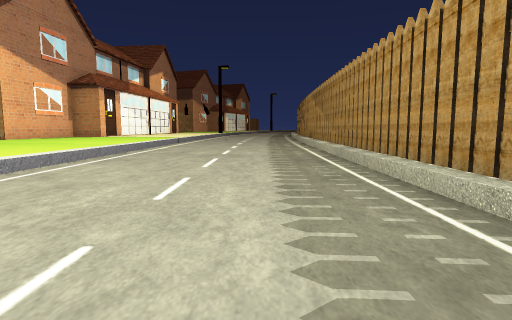
View 1 (above)

17 first-person views from a walk through a 3-D level made in the Unity game engine. The camera is 1.4 m above the floor, tilts 6° down and sees 80° across. Doors are open. The floor is counted in squares, 2 m on a side. Each view is taken from the middle of a square. On the plan, view 1 faces up. The plan holds only what a view shows up to about 10 squares ahead; the rest is blank. The place goes on beyond the plan. The player character is not drawn. Some animated figures are left out. Some surface patterns are stand-ins.

View 2
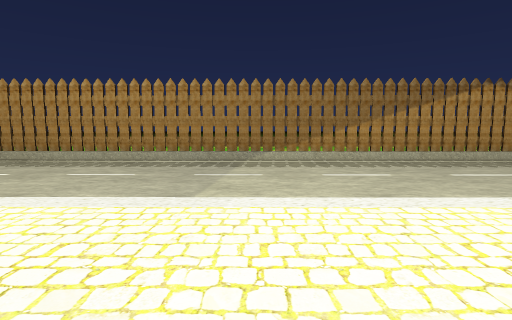

View 3
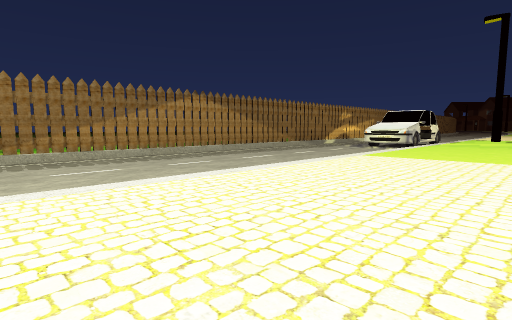

View 4
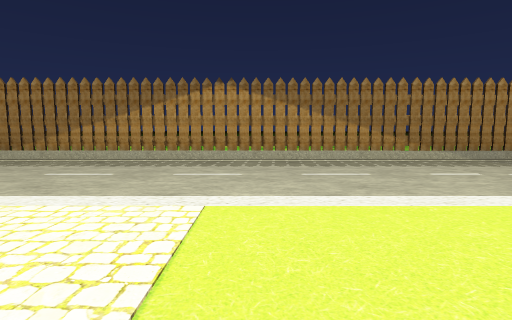

View 5
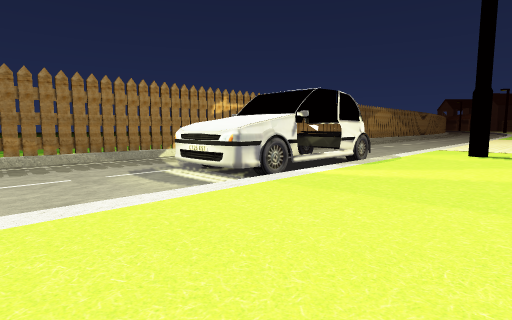

View 6
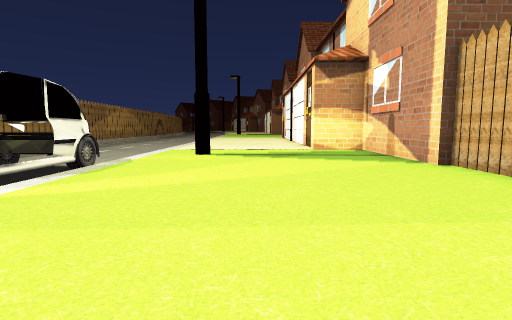

View 7
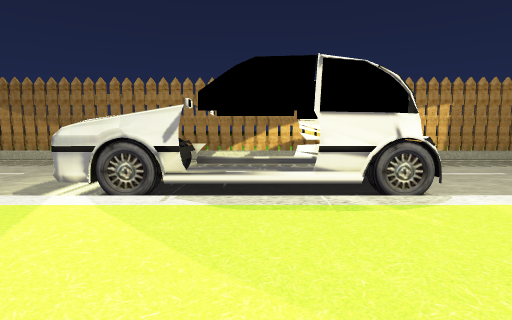

View 8
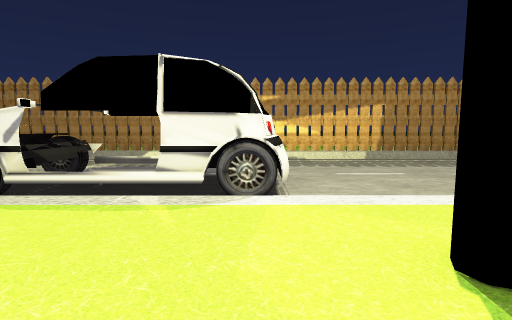

View 9
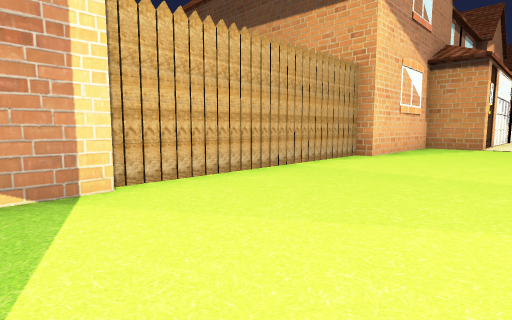

View 10
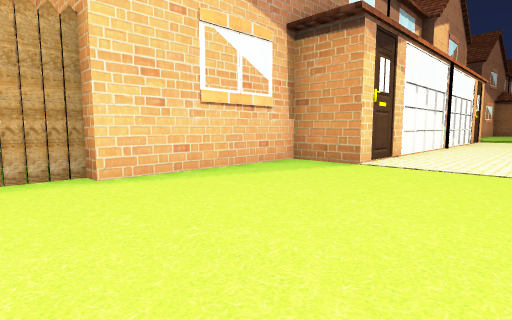

View 11
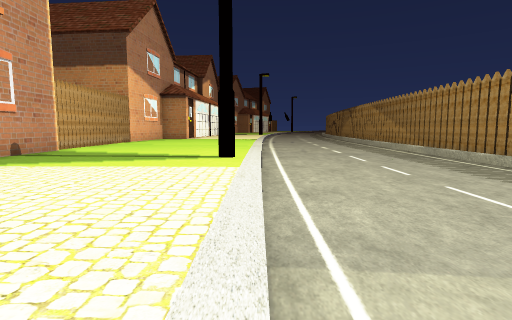

View 12
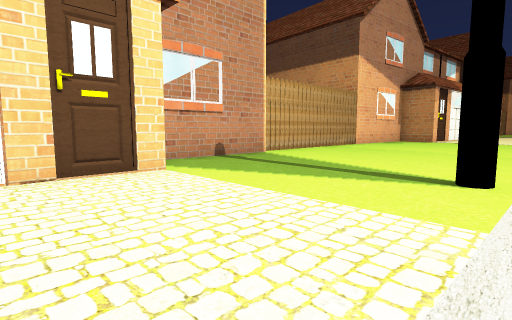

View 13
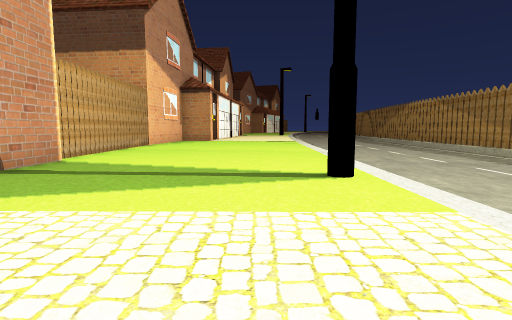

View 14
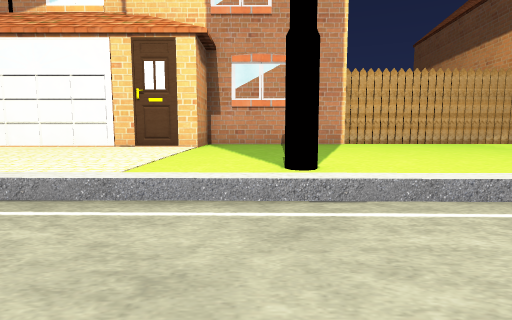

View 15
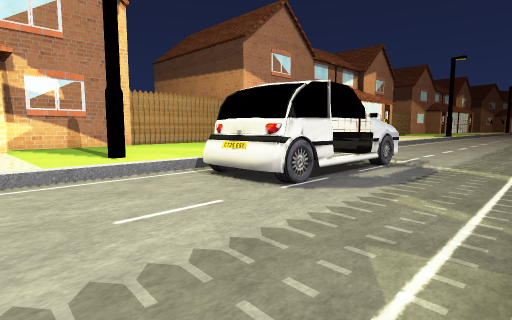

View 16
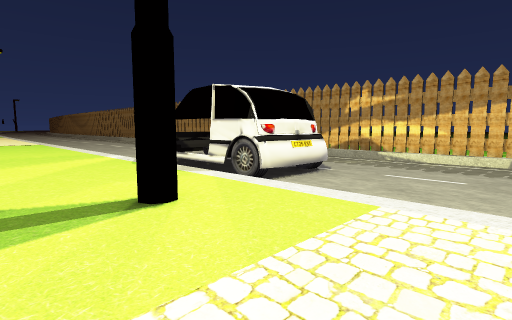

View 17
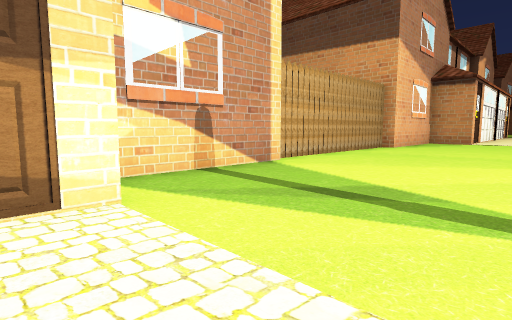

### Floor plan
Key: @ floor where view 1 was taken; # wall or solid block; . main floor; - floor 0.5 m lower than the main floor; / step, stairs or slope; D open door; ^ raised ledge; v drop or lower ground; O other object.
Columns run from 11 left of view 1 to 3 right of it. Each row starts with its distance up from view 1.
 10 #....../-----/#
  9 #....../-----/#
  8 #....../-----/
  7 #....../-----/#
  6 #....../-----/#
  5 #.....#/-----/#
  4 #....../-----/
  3 #....../-----/#
  2  ##...//-----/#
  1  v#..../-----/#
  0  v#..../---@-/
 -1   #..../-----/#
 -2   #..../-----/#
 -3   O..../-----/#
 -4   #..../-----/
 -5   #..../-----/#
 -6   #..../-----/#
 -7  v#..../-----/#
 -8  v#..../-----/
 -9  ##..../-----/#
-10 #....../-----/#
-11 #....../-----/#
-12 #....../-----/
-13 #....../-----/#
-14 #....../-----/#
-15 #....../-----/
-16 #....../-----/#
-17 #....../O#O--/#
-18 #....../#D#--/#
-19 #....../DDD--/
-20 #....../#^#--/#
-21 #....../O#O--/#
-22 #....#./-----/#
-23 #....../-----/
-24 ###..../-----/#
-25   #..../-----/#

Where each view was taken, in squares from view 1:
view 1: 0 up, 0 right, facing up
view 2: 2 down, 7 left, facing right
view 3: 2 down, 8 left, facing down-right
view 4: 10 down, 7 left, facing right
view 5: 13 down, 7 left, facing down-right
view 6: 14 down, 7 left, facing down
view 7: 19 down, 7 left, facing right
view 8: 21 down, 7 left, facing right
view 9: 21 down, 7 left, facing up-left
view 10: 15 down, 6 left, facing up-left
view 11: 3 down, 4 left, facing up
view 12: 0 up, 4 left, facing up-left
view 13: 0 up, 6 left, facing up
view 14: 4 up, 1 left, facing left
view 15: 25 down, 2 right, facing up-left
view 16: 25 down, 7 left, facing up-right
view 17: 25 down, 6 left, facing up-left
